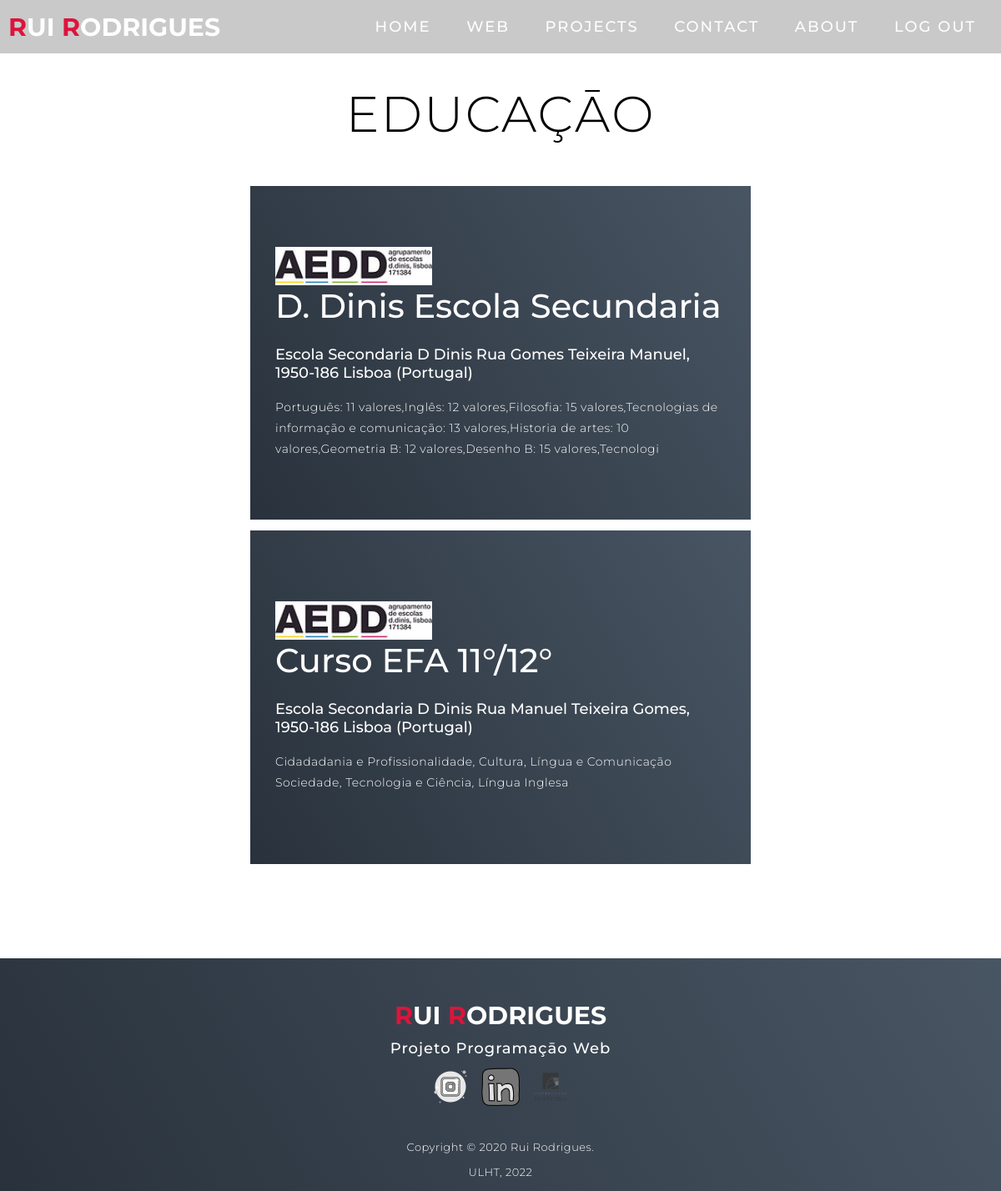
The app's page /educacao (signed in) with its own data.
### portfolio/models.py (models this page shows)
class Educacao(models.Model):
    logo = models.ImageField(upload_to='image', null=True)
    titulo = models.CharField(max_length=20)
    subtitulo = models.CharField(max_length=20)
    texto = models.TextField(max_length=200)

### portfolio/views.py (the view)
# urls.py: path('educacao', views.educacao_page_view, name='educacao'),
def educacao_page_view(request):
    context = {'educacao': Educacao.objects.all()}
    return render(request, 'portfolio/licenciatura/educacao.html', context)

### portfolio/templates/portfolio/licenciatura/educacao.html (shortened to what this page needs)
{% extends 'portfolio/layout.html' %}
{% load static %}
{% block content %}
    <section id="projects">
        <div class="projects container">
            <div class="projects-header">
                <h1 class="section-title">educaçāo </h1>
            </div>
            <div class="all-projects">
                {% for edu_content in educacao %}
                    <div class="project-item">
                        <div class="project-info">
                            <div class="icon"><img src="{{ edu_content.logo.url }}" alt=""/></div>
                            <h1>{{ edu_content.titulo }} </h1>
                            <br>
                            <h2>{{ edu_content.subtitulo }} </h2>
                            <br>
                            <p>{{ edu_content.texto }} </p>
                        </div>
                    </div>
                    <br>
                {% endfor %}
            </div>
        </div>
    </section>
{% endblock %}

### portfolio/static/portfolio/css/estilos.css (style rules this page uses)
* { padding: 0; margin: 0; box-sizing: border-box; }
html { font-size: 10px; font-family: 'Montserrat', sans-serif; scroll-behavior: smooth; }
.container { min-height: 100vh; width: 100%; display: flex; align-items: center; justify-content: center; }
img { height: 100%; width: 100%; object-fit: cover; }
p { color: black; font-size: 1.4rem; margin-top: 5px; line-height: 2.5rem; font-weight: 300; letter-spacing: 0.05rem; }
.section-title { font-size: 4rem; font-weight: 300; color: black; margin-bottom: 10px; text-transform: uppercase; letter-spacing: 0.2rem; text-align: center; }
#projects .projects { flex-direction: column; max-width: 1200px; margin: 0 auto; padding: 100px 0; }
#projects .projects-header h1 { margin-bottom: 50px; }
#projects .all-projects { display: flex; align-items: center; justify-content: center; flex-direction: column; }
#projects .project-item { display: flex; align-items: center; justify-content: center; flex-direction: column; width: 80%; margin: 20px auto; overflow: hidden; border-radius: 10px; }
#projects .project-info { padding: 30px; flex-basis: 50%; height: 100%; display: flex; align-items: flex-start; justify-content: center; flex-direction: column; background-image: linear-gradient(60deg, #29323c 0%, #485563 100%); color: white; }
#projects .project-info h1 { font-size: 4rem; font-weight: 500; }
#projects .project-info h2 { font-size: 1.8rem; font-weight: 500; margin-top: 10px; }
#projects .project-info p { color: white; }
@media only screen and (min-width: 768px) { h1.section-title { font-size: 6rem; } }
@media only screen and (min-width: 768px) { #projects .project-item { flex-direction: row; } }
@media only screen and (min-width: 768px) { #projects .project-item { height: 400px; margin: 0; width: 100%; border-radius: 0; } }
@media only screen and (min-width: 768px) { #projects .all-projects .project-info { height: 100%; } }

### records on screen
Educacao: logo (picture), titulo "D. Dinis Escola Secundaria", subtitulo "Escola Secondaria D Dinis Rua Gomes Teixeira Manuel, 1950-186 Lisboa (Portugal)", texto "Português: 11 valores,Inglês: 12 valores,Filosofia: 15 valores,Tecnologias de informação e comunicação: 13 valores,Historia de artes: 10 valores,Geometria B: 12 valores,Desenho B: 15 valores,Tecnologi"
Educacao: logo (picture), titulo "Curso EFA 11°/12°", subtitulo "Escola Secondaria D Dinis Rua Manuel Teixeira Gomes, 1950-186 Lisboa (Portugal)", texto "Cidadadania e Profissionalidade, Cultura, Língua e Comunicação Sociedade, Tecnologia e Ciência, Língua Inglesa"
